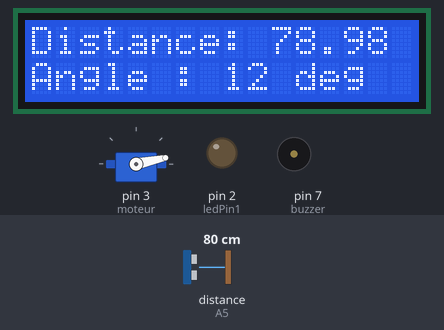
The sketch below on a simulated Arduino Uno, built with avr-gcc and run on an emulated ATmega328P. Shown: servo, 16×2 character LCD, output pins drawn as LEDs (lit = HIGH), buzzer (waves = sounding). Wiring (inferred from the names in the program): ultrasonic range finder: trigger A4; echo A5. Inputs (shaded band) come from the test bench; at power-on: distance to the obstacle (sensor on A5) 80 cm. The echo pulse lasts 58.3 µs per cm; pins used as bus, display or sensor lines are not drawn; what the sketch prints to the serial monitor is not drawn.

Above: at 1.2 s.
1.3 s: distance to the obstacle (sensor on A5) set to 22 cm
At 2.3 s:
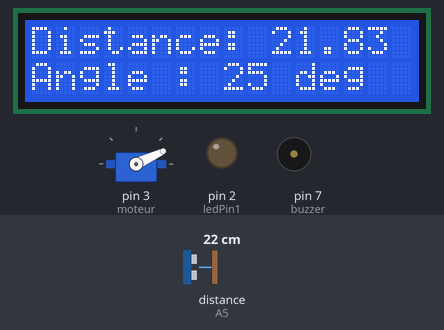
2.9 s: distance to the obstacle (sensor on A5) set to 18 cm
At 3.03 s:
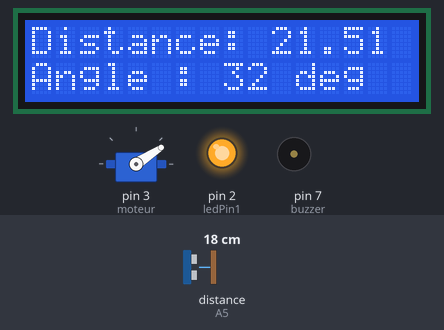
4.6 s: distance to the obstacle (sensor on A5) set to 12 cm
At 4.9 s:
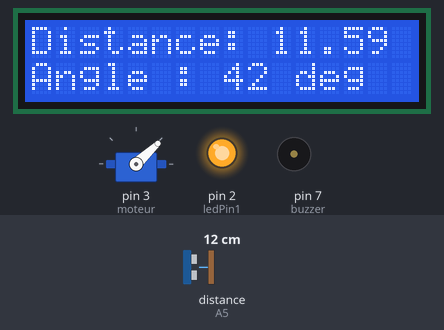
6.2 s: distance to the obstacle (sensor on A5) set to 9 cm
At 6.9 s:
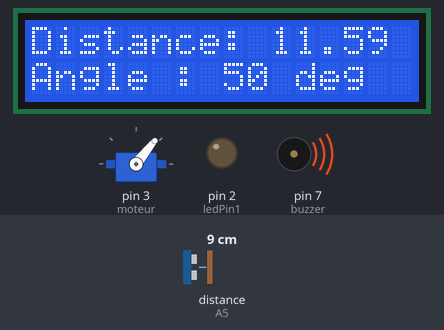
8.6 s: distance to the obstacle (sensor on A5) set to 35 cm
At 9.1 s:
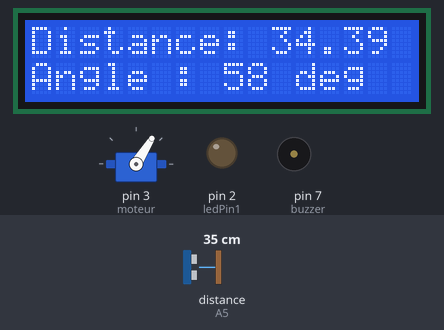
10.8 s: distance to the obstacle (sensor on A5) set to 2 cm
At 11.3 s:
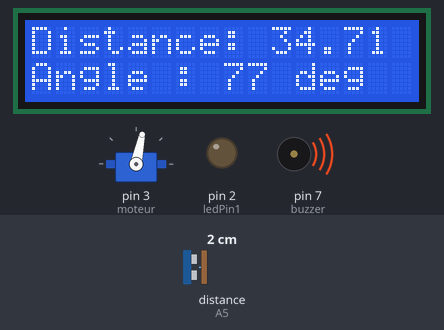
Timing chart, 0 to 29.5 s (numbered marks = the images above; inputs shaded):
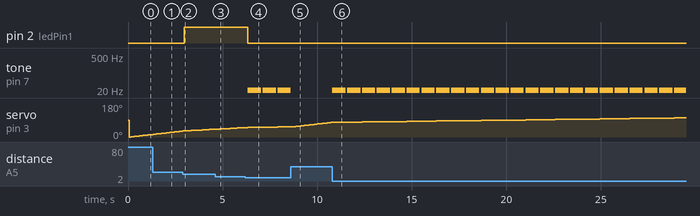

Measured:
- the behaviour switches between 21 and 20 cm on distance to the obstacle (sensor on A5) (found by bisection; images 1 and 2)
- the behaviour switches between 11 and 10 cm on distance to the obstacle (sensor on A5) (found by bisection; images 3 and 4)
- after the input at 2.9 s, pin 2 (ledPin1): LOW → HIGH after 0.08 s
- after the input at 6.2 s, pin 2 (ledPin1): HIGH → LOW after 0.14 s; tone on pin 7 (buzzer): alternates 10 Hz for 0.70 s and silent for 0.09 s, starting after 0.14 s
- after the input at 8.6 s, tone on pin 7 (buzzer): goes on until 8.6 s, then stays silent
- after the input at 10.8 s, tone on pin 7 (buzzer): alternates 10 Hz for 0.70 s and silent for 0.09 s, starting at once
- what the display in image 4 shows lasts 0.7 s, from 6.3 s to 7.0 s

The sketch:

ultrasonic_distance.ino.ino
```cpp
#include <Servo.h>
#include <LiquidCrystal.h>

Servo myservo;
LiquidCrystal lcd(8,9,10,11,12,13); // LCD pins: rs, enable, d4, d5, d6, d7

int pos = 0;
const int trigPin = A4;
const int echoPin = A5;
const int moteur = 3;
const int buzzer = 7;
const int ledPin1 = 2;
const int ledPin2 = 3;
float distanceCm, DistanceSec, duration;

void setup() {
  Serial.begin(9600);
  myservo.attach(moteur);
  lcd.begin(16,2);
  pinMode(trigPin, OUTPUT);
  pinMode(echoPin, INPUT);
  pinMode(buzzer, OUTPUT);
  pinMode(ledPin1, OUTPUT);
  pinMode(ledPin2, OUTPUT);
  DistanceSec = 20; // threshold distance
}

void loop() {
  for (pos = 0; pos <= 180; pos += 1) {
    myservo.write(pos);
    digitalWrite(trigPin, LOW);
    delayMicroseconds(2);
    digitalWrite(trigPin, HIGH);
    delayMicroseconds(10);
    digitalWrite(trigPin, LOW);
    duration = pulseIn(echoPin, HIGH);
    distanceCm = duration * 0.034 / 2;

    if (distanceCm <= DistanceSec) {
      if (distanceCm <= DistanceSec/2) {
        Serial.println("1");
        tone(buzzer, 10);
        digitalWrite(ledPin1, LOW);
        digitalWrite(ledPin2, HIGH);
        delay(700);
        noTone(buzzer);
      } else {
        digitalWrite(buzzer, HIGH);
        digitalWrite(ledPin2, LOW);
        digitalWrite(ledPin1, HIGH);
        delay(100);
        digitalWrite(buzzer, LOW);
      }
    } else {
      digitalWrite(buzzer, LOW);
      digitalWrite(ledPin1, LOW);
      digitalWrite(ledPin2, LOW);
    }

    lcd.setCursor(0,0);
    lcd.print("Distance: ");
    lcd.print(distanceCm);
    lcd.print(" cm ");
    lcd.setCursor(0,1);
    lcd.print("Angle : ");
    lcd.print(pos);
    lcd.print(" deg ");
    delay(80);
  }

  for (pos = 180; pos >= 0; pos -= 1) {
    myservo.write(pos);
    digitalWrite(trigPin, LOW);
    delayMicroseconds(2);
    digitalWrite(trigPin, HIGH);
    delayMicroseconds(10);
    digitalWrite(trigPin, LOW);
    duration = pulseIn(echoPin, HIGH);
    distanceCm = duration * 0.034 / 2;

    if (distanceCm <= DistanceSec) {
      if (distanceCm <= DistanceSec/2) {
        Serial.println("1");
        tone(buzzer, 10);
        digitalWrite(ledPin1, LOW);
        digitalWrite(ledPin2, HIGH);
        delay(700);
        noTone(buzzer);
      } else {
        digitalWrite(buzzer, HIGH);
        digitalWrite(ledPin2, LOW);
        digitalWrite(ledPin1, HIGH);
        delay(100);
        digitalWrite(buzzer, LOW);
      }
    } else {
      digitalWrite(buzzer, LOW);
      digitalWrite(ledPin1, LOW);
      digitalWrite(ledPin2, LOW);
    }

    lcd.setCursor(0,0);
    lcd.print("Distance: ");
    lcd.print(distanceCm);
    lcd.print(" cm ");
    lcd.setCursor(0,1);
    lcd.print("Angle : ");
    lcd.print(pos);
    lcd.print(" deg ");
    delay(80);
  }
}
```
